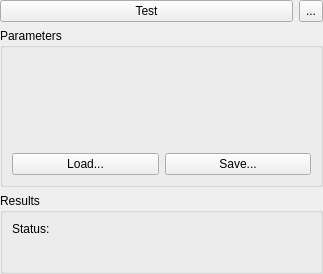
<?xml version="1.0" encoding="UTF-8"?>
<ui version="4.0">
 <class>CGeneralSupplierGuiComp</class>
 <widget class="QWidget" name="CGeneralSupplierGuiComp">
  <property name="geometry">
   <rect>
    <x>0</x>
    <y>0</y>
    <width>323</width>
    <height>274</height>
   </rect>
  </property>
  <property name="windowTitle">
   <string>Form</string>
  </property>
  <layout class="QVBoxLayout" name="verticalLayout">
   <property name="margin">
    <number>0</number>
   </property>
   <item>
    <layout class="QHBoxLayout" name="horizontalLayout_2">
     <item>
      <widget class="QPushButton" name="TestButton">
       <property name="sizePolicy">
        <sizepolicy hsizetype="Preferred" vsizetype="Fixed">
         <horstretch>0</horstretch>
         <verstretch>0</verstretch>
        </sizepolicy>
       </property>
       <property name="text">
        <string>Test</string>
       </property>
       <property name="icon">
        <iconset resource="../../../Acf/Include/iqtgui/iqtgui.qrc">
         <normaloff>:/Icons/Play.svg</normaloff>:/Icons/Play.svg</iconset>
       </property>
      </widget>
     </item>
     <item>
      <widget class="QToolButton" name="AutoTestButton">
       <property name="sizePolicy">
        <sizepolicy hsizetype="Fixed" vsizetype="Preferred">
         <horstretch>0</horstretch>
         <verstretch>0</verstretch>
        </sizepolicy>
       </property>
       <property name="text">
        <string>...</string>
       </property>
       <property name="icon">
        <iconset resource="../../../Acf/Include/iqtgui/iqtgui.qrc">
         <normaloff>:/Icons/AutoUpdate.svg</normaloff>:/Icons/AutoUpdate.svg</iconset>
       </property>
       <property name="iconSize">
        <size>
         <width>16</width>
         <height>16</height>
        </size>
       </property>
       <property name="checkable">
        <bool>true</bool>
       </property>
      </widget>
     </item>
    </layout>
   </item>
   <item>
    <widget class="QGroupBox" name="ParamsGB">
     <property name="sizePolicy">
      <sizepolicy hsizetype="Preferred" vsizetype="Expanding">
       <horstretch>0</horstretch>
       <verstretch>0</verstretch>
      </sizepolicy>
     </property>
     <property name="title">
      <string>Parameters</string>
     </property>
     <layout class="QVBoxLayout" name="verticalLayout_2">
      <item>
       <widget class="QFrame" name="ParamsFrame">
        <property name="sizePolicy">
         <sizepolicy hsizetype="Preferred" vsizetype="Expanding">
          <horstretch>0</horstretch>
          <verstretch>0</verstretch>
         </sizepolicy>
        </property>
        <property name="frameShape">
         <enum>QFrame::NoFrame</enum>
        </property>
        <property name="frameShadow">
         <enum>QFrame::Raised</enum>
        </property>
        <layout class="QVBoxLayout">
         <property name="spacing">
          <number>6</number>
         </property>
         <property name="margin">
          <number>0</number>
         </property>
        </layout>
       </widget>
      </item>
      <item>
       <layout class="QHBoxLayout" name="horizontalLayout">
        <item>
         <widget class="QPushButton" name="LoadParamsButton">
          <property name="sizePolicy">
           <sizepolicy hsizetype="Preferred" vsizetype="Fixed">
            <horstretch>0</horstretch>
            <verstretch>0</verstretch>
           </sizepolicy>
          </property>
          <property name="text">
           <string>Load...</string>
          </property>
         </widget>
        </item>
        <item>
         <widget class="QPushButton" name="SaveParamsButton">
          <property name="sizePolicy">
           <sizepolicy hsizetype="Preferred" vsizetype="Fixed">
            <horstretch>0</horstretch>
            <verstretch>0</verstretch>
           </sizepolicy>
          </property>
          <property name="text">
           <string>Save...</string>
          </property>
         </widget>
        </item>
       </layout>
      </item>
     </layout>
    </widget>
   </item>
   <item>
    <widget class="QGroupBox" name="groupBox_2">
     <property name="sizePolicy">
      <sizepolicy hsizetype="Preferred" vsizetype="Preferred">
       <horstretch>0</horstretch>
       <verstretch>0</verstretch>
      </sizepolicy>
     </property>
     <property name="title">
      <string>Results</string>
     </property>
     <layout class="QGridLayout" name="gridLayout">
      <item row="2" column="0" colspan="2">
       <widget class="QWidget" name="UserResultFrame" native="true">
        <property name="sizePolicy">
         <sizepolicy hsizetype="Preferred" vsizetype="Preferred">
          <horstretch>0</horstretch>
          <verstretch>0</verstretch>
         </sizepolicy>
        </property>
       </widget>
      </item>
      <item row="0" column="0">
       <widget class="QLabel" name="label_2">
        <property name="sizePolicy">
         <sizepolicy hsizetype="Maximum" vsizetype="Preferred">
          <horstretch>0</horstretch>
          <verstretch>0</verstretch>
         </sizepolicy>
        </property>
        <property name="text">
         <string>Status:</string>
        </property>
       </widget>
      </item>
      <item row="0" column="1">
       <widget class="QLabel" name="StatusLabel">
        <property name="font">
         <font>
          <weight>75</weight>
          <bold>true</bold>
         </font>
        </property>
        <property name="text">
         <string/>
        </property>
       </widget>
      </item>
      <item row="1" column="0" colspan="2">
       <widget class="QLabel" name="DescriptionLabel">
        <property name="text">
         <string/>
        </property>
        <property name="alignment">
         <set>Qt::AlignRight|Qt::AlignTrailing|Qt::AlignVCenter</set>
        </property>
       </widget>
      </item>
     </layout>
    </widget>
   </item>
  </layout>
 </widget>
 <resources>
  <include location="../../../Acf/Include/iqtgui/iqtgui.qrc"/>
 </resources>
 <connections>
  <connection>
   <sender>AutoTestButton</sender>
   <signal>toggled(bool)</signal>
   <receiver>TestButton</receiver>
   <slot>setDisabled(bool)</slot>
   <hints>
    <hint type="sourcelabel">
     <x>318</x>
     <y>17</y>
    </hint>
    <hint type="destinationlabel">
     <x>256</x>
     <y>10</y>
    </hint>
   </hints>
  </connection>
 </connections>
</ui>
